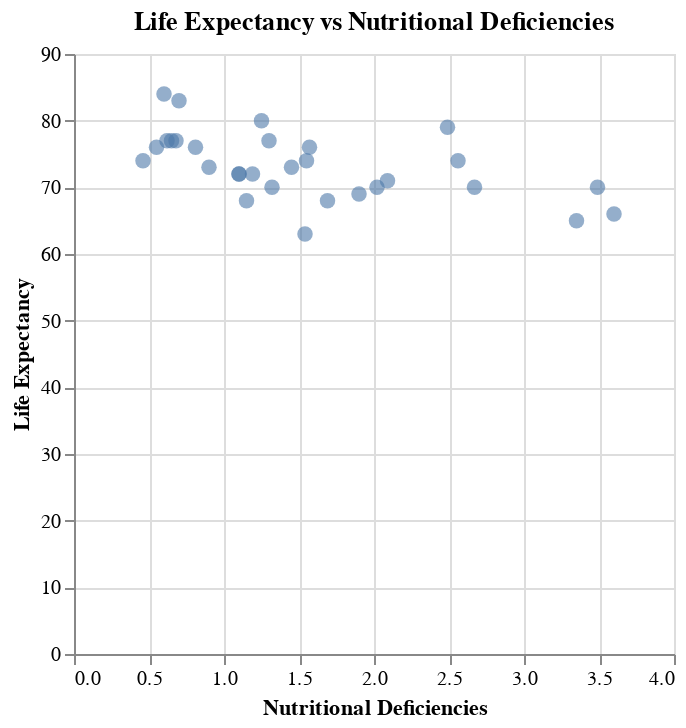

This figure's notebook cell:
### Code cell
substance_scatter = alt.Chart(df).mark_circle(size=60, opacity=0.6).encode(
    x=alt.Y("Nutritional deficiencies")
        .title("Nutritional Deficiencies"),
    y=alt.X("Both sexes birth")
        .title("Life Expectancy")).properties(
    title='Life Expectancy vs Nutritional Deficiencies'
)
substance_scatter

# Create scatter plot of life expectency vs nutritional deficiencies. The life expectancy did decrease slightly
# as the nutritional deficiency increased, but not by much.
